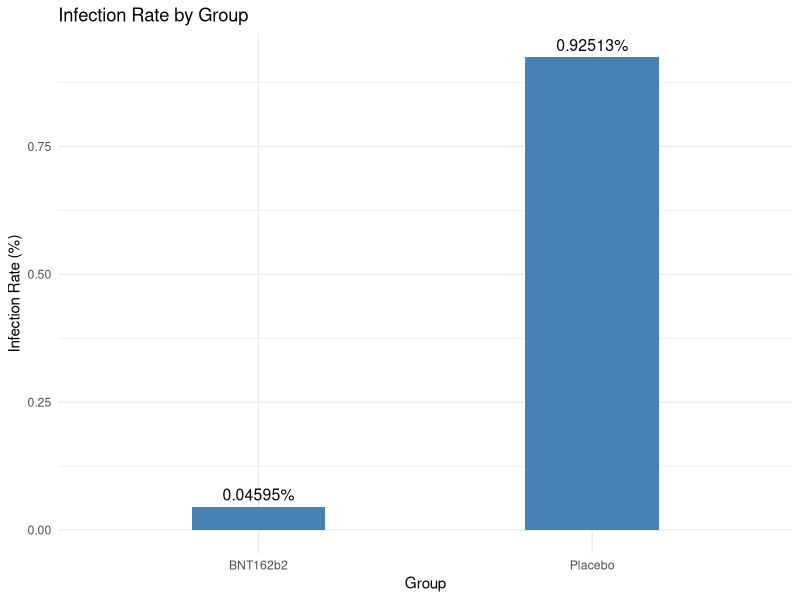
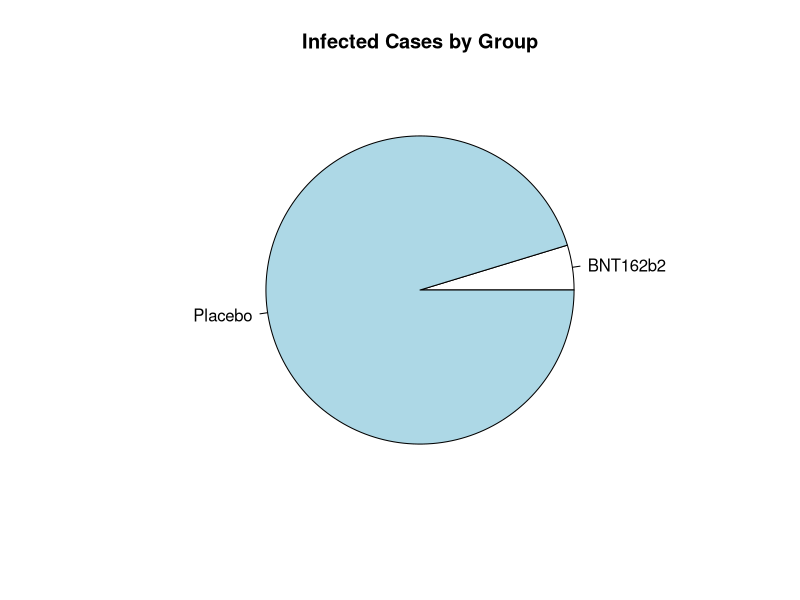

Write R code to recreate these figures, in order.
## ---- chunk 1
knitr::opts_chunk$set(echo = TRUE)
## ---- chunk 2
library(knitr)
df <- data.frame(
  Group= c("BNT162b2", "Placebo", "Total"),
  Infected= c(8, 162, 170),
  Uninfected=c(17403,17349,34752),
  Sample_size= c(17411, 17511, 34922)
)
kable(df, caption = "Vaccine Efficacy in Trails ")

## ---- chunk 3
17411-8
17511-162
34922-170
## ---- chunk 4
library(ggplot2)
df$InfectionRate <- 100 * df$Infected / df$Sample_size
df
df_no_total <- subset(df, Group != "Total")
ggplot(df_no_total, aes(x = Group, y = InfectionRate)) +
  geom_bar(stat = "identity", fill = "steelblue", width = 0.4) +
  geom_text(aes(label = paste0(round(InfectionRate, 5), "%")), 
            vjust = -0.5, 
            size = 4) +
  labs(
    title = "Infection Rate by Group",
    x = "Group",
    y = "Infection Rate (%)"
  ) +
  theme_minimal()

## ---- chunk 5
groups <- c("BNT162b2", "Placebo")
infected <- c(8, 162)
pie(
  x = infected,
  labels = groups,
  main = "Infected Cases by Group"
)
